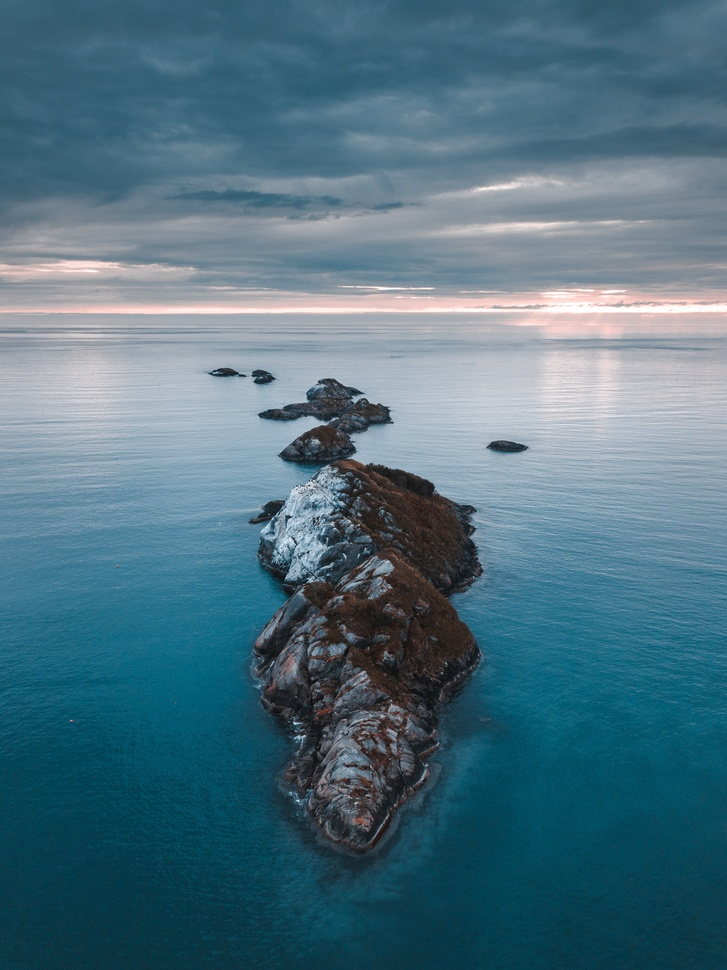
#> input picture grayscale/img.jpeg, 727 x 970 px, shrunk from 1920 x 2561 before the run
$ python grayscale.py
#> lines starting #> are read from the running program, lines starting #| are printed output that depends on the picture
import numpy as np
import cv2

img = cv2.imread('img.jpeg', 0)
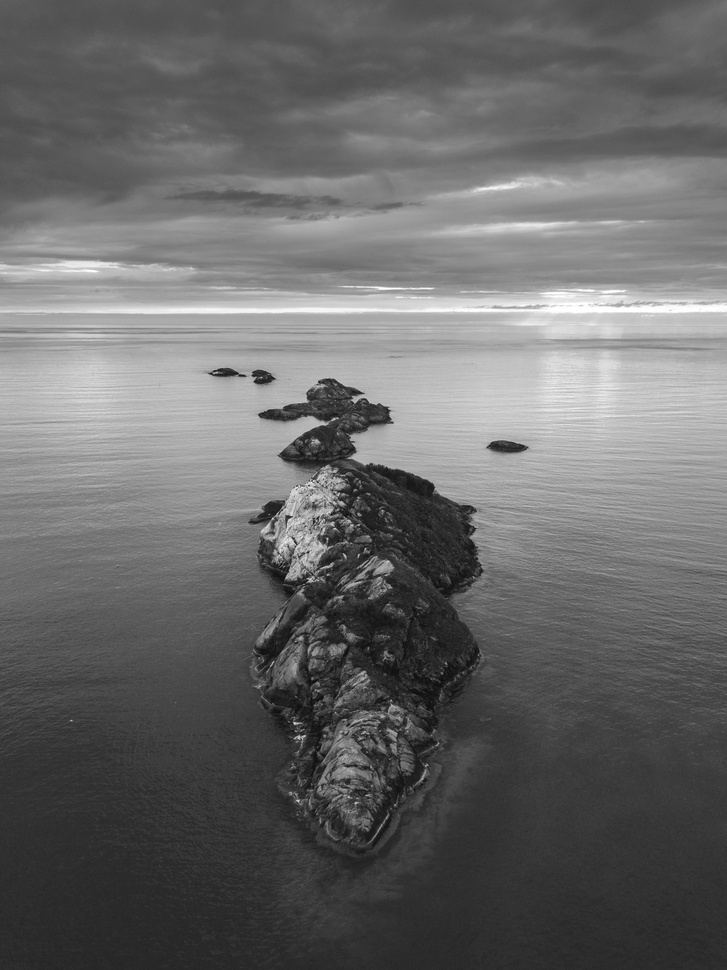
#> img: shape (970, 727); min 7, max 255, mean 104.9
cv2.imshow('image',img)
cv2.waitKey(0)
cv2.imwrite('gray.png',img)
cv2.destroyAllWindows()
